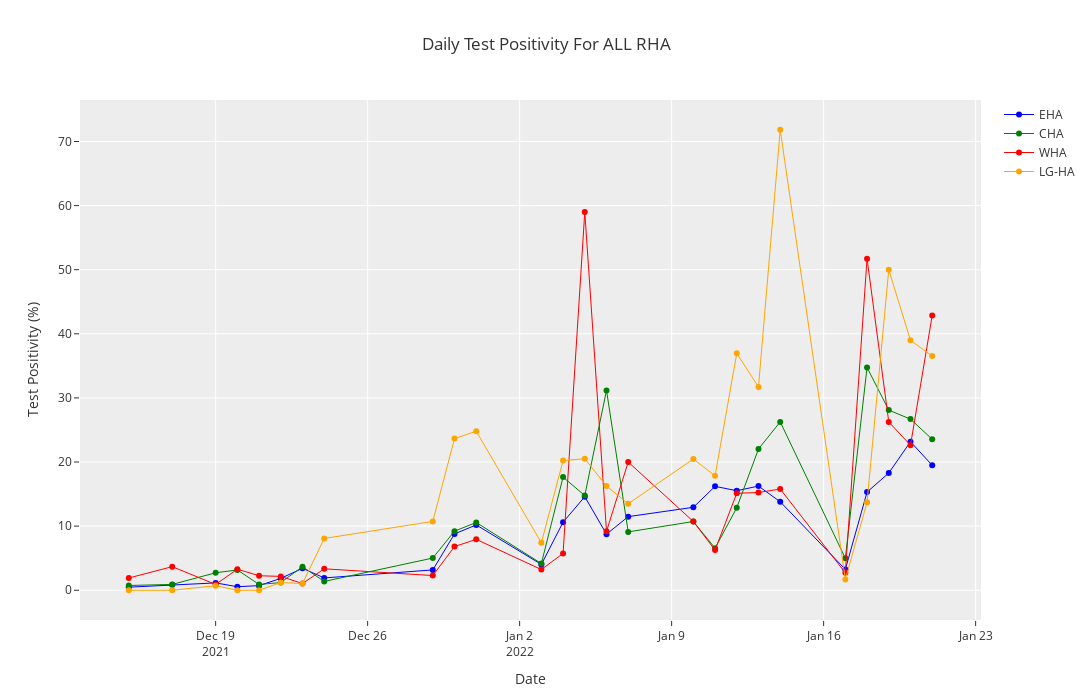

Notebook code cell kept with this figure:
### Code cell
compare_daily_test_positivity(eastern_rha_data, central_rha_data, western_rha_data, labradorgrenfell_rha_data)
